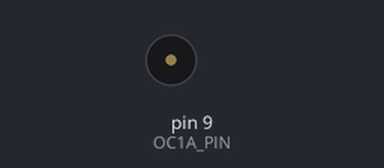
Bench run of a program on a simulated Arduino Nano, built with avr-gcc and run on an emulated ATmega328P. Parts: buzzer (waves = sounding). What the program prints to the serial monitor is not drawn.

Above: at 0.1 s.
Timing chart, 0 to 16.5 s (numbered marks = the images above):
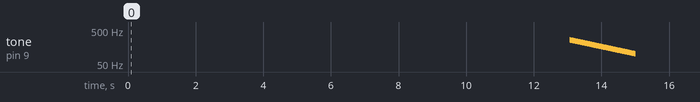

Measured:
- by itself, tone on pin 9 (OC1A_PIN): plays 257 Hz for 0.02 s, 254 Hz for 0.02 s, 252 Hz for 0.02 s, 250 Hz for 0.01 s, 249 Hz for 0.02 s, 247 Hz for 0.01 s … (153 notes in this stretch)

The program:

main.cpp
```cpp
#include <Arduino.h>
#include <Timer1SignalGenerator.h>
#include <Waveform.h>

Timer1SignalGenerator digitalSignalGen{}; // Operates on OC1A (pin 9)

unsigned long lastSend = 0;
unsigned long sendInterval = 500;

void setup() {
  Serial.begin(9600);

  digitalSignalGen.initialize();

  //digitalSignalGen.outputSquareWave(1000000);
  //digitalSignalGen.outputPulseWave(8267, .1);

  ///digitalSignalGen.linearSweep(100, 150000, 15);
  digitalSignalGen.logSweep(150000, 100, 15);
}

void loop() {
  digitalSignalGen.tick();

  if (millis() - lastSend >= sendInterval) {
    Serial.println(digitalSignalGen.getOutputFrequency());
    Serial.println(digitalSignalGen.getOutputDutycycle());
    Serial.println(toString(digitalSignalGen.getOutputWaveForm()));
    lastSend = millis();
  }
}
```

Timer1SignalGenerator.h
```cpp
#include <Arduino.h>
#include <Waveform.h>
#pragma once

/**
 * Models a signal generator that manipulates timer1 (OC1A) to create digital signals
 */
class Timer1SignalGenerator {
    DigitalWaveForm outputWaveForm = DigitalWaveForm::None;
    FrequencyMode frequencyMode = FrequencyMode::Constant;
    uint16_t timer1Prescale = 0;

    float sweepStartFrequency;
    float sweepEndFrequency;
    float sweepDuration;
    uint32_t sweepStartTime_us;
    uint32_t sweepLastUpdate_us;

    public:
    static constexpr uint8_t OC1A_PIN = 9;
    static constexpr uint32_t SQUARE_UPPERBOUND_hz = 4000000;
    static constexpr float SQUARE_LOWERBOUND_hz = 0.12;
    static constexpr uint32_t PULSE_UPPERBOUND_hz = 1000000;
    static constexpr float PULSE_LOWERBOUND_hz = 0.24;
    static constexpr uint32_t TOP_UPPERBOUND = (uint32_t)1 << 16;
    static constexpr uint8_t TOP_LOWERBOUND = 2;
    static constexpr uint32_t SWEEP_UPDATE_INTERVAL_us = 50;


    void initialize();

    /* Outputs a square wave with F_out = frequency */
    void outputSquareWave(float frequency);
    /* Outputs a pulse wave with F_out = frequency and d = dutycycle */
    void outputPulseWave(float frequency, float dutycycle);
    /* Outputs a square wave linear sweep from startFrequency to endFrequency over time in seconds */
    void linearSweep(float startFrequency, float endFrequency, float time);
    /* Outputs a square wave log sweep (f(t) = f0 * e^(ln(f1/f0) * t * 1/T)) from startFrequency to endFrequency over time in seconds */
    void logSweep(float startFrequency, float endFrequency, float time);
    /* Must be called frequently when using time variable frequencies */
    void tick();
    void stop();

    inline DigitalWaveForm getOutputWaveForm() const { return outputWaveForm; };
    inline FrequencyMode getFrequencyMode() const { return frequencyMode; };
    inline float getOutputFrequency() const {
        if (timer1Prescale == 0.0) return NAN;
        return outputWaveForm == DigitalWaveForm::Square ? (float)F_CPU / ((uint32_t)2 * timer1Prescale * (1 + OCR1A)) : (float)F_CPU / ((uint32_t)timer1Prescale * (1 + ICR1)); };
    inline float getOutputDutycycle() const {
        if (outputWaveForm == DigitalWaveForm::None) return NAN;
        return outputWaveForm == DigitalWaveForm::Pulse ?  (OCR1A + 1) / (float)ICR1 : 0.5; };
    inline uint16_t getTimer1Prescale() const { return timer1Prescale; }

    private:

    inline uint16_t computeOCR1A(float frequency) const { return round(F_CPU / (2 * timer1Prescale * frequency) - 1); };
    inline uint16_t computeTOP(float frequency) const { return round(F_CPU / (timer1Prescale * frequency) - 1); };
    uint16_t getPrescaleForFrequency(float frequency, DigitalWaveForm waveform);
    bool setPrescaler(uint16_t prescale);
    bool checkAndSetPrescalerForFrequency(float frequency, DigitalWaveForm waveform);
    inline void resetTimer1() { TCCR1A = 0; TCCR1B = 0; TCNT1 = 0; OCR1A = 0; ICR1 = 0; }
    inline float getFrequencyForPrescale(uint16_t prescale, uint32_t top, DigitalWaveForm waveform) const {
        float base = (float)F_CPU / (prescale * top);
        return waveform == DigitalWaveForm::Pulse ? base : base / 2; };
    void updateSquareWaveFrequency(float frequency);
    void setupSweep(float startFrequency, float endFrequency, float duration);
    float getLinearSweepFrequency(float delta);
    float getLogSweepFrequency(float delta);
};
```

Waveform.h
```cpp
#pragma once

enum class DigitalWaveForm {
    None,
    Square,
    Pulse
};

enum class AnalogWaveForm {
    None,
    Saw,
    Triangle,
    Sine
};

enum class FrequencyMode {
    Constant,
    LinearSweep,
    LogSweep
};

constexpr uint32_t US_PER_SECOND = 1000000;

inline String toString(DigitalWaveForm waveform) {
    switch (waveform)
    {
    case DigitalWaveForm::None:
        return "None";
    case DigitalWaveForm::Square:
        return "Square";
    case DigitalWaveForm::Pulse:
        return "Pulse";
    default:
        return "Unknown";
    }
}
```

Timer1SignalGenerator.cpp
```cpp
#include <Arduino.h>
#include <Timer1SignalGenerator.h>
#include <Waveform.h>

void Timer1SignalGenerator::initialize() {
    pinMode(OC1A_PIN, OUTPUT);
    digitalWrite(OC1A_PIN, LOW);

    stop();
}

void Timer1SignalGenerator::outputSquareWave(float frequency) {
    stop();
    TCCR1A = (1 << COM1A0);
    TCCR1B = (1 << WGM12);
    outputWaveForm = DigitalWaveForm::Square;

    updateSquareWaveFrequency(frequency);
}

void Timer1SignalGenerator::updateSquareWaveFrequency(float frequency) {
    if (outputWaveForm != DigitalWaveForm::Square) return;
    if (!checkAndSetPrescalerForFrequency(frequency, DigitalWaveForm::Square)) return;

    OCR1A = computeOCR1A(frequency);
}

void Timer1SignalGenerator::outputPulseWave(float frequency, float dutycycle) {
    if (dutycycle <= 0.0 || dutycycle > 1) return;
    stop();

    TCCR1A |= ((1 << COM1A1) | (1 << WGM11));
    TCCR1B |= ((1 << WGM12) | (1 << WGM13));
    outputWaveForm = DigitalWaveForm::Pulse;

    if (!checkAndSetPrescalerForFrequency(frequency, DigitalWaveForm::Pulse)) return;

    ICR1 = computeTOP(frequency);
    OCR1A = round((ICR1 + 1) * dutycycle - 1);
}

void Timer1SignalGenerator::linearSweep(float startFrequency, float endFrequency, float time) {
    setupSweep(startFrequency, endFrequency, time);
    frequencyMode = FrequencyMode::LinearSweep;
}

void Timer1SignalGenerator::logSweep(float startFrequency, float endFrequency, float time) {
    setupSweep(startFrequency, endFrequency, time);
    frequencyMode = FrequencyMode::LogSweep;
}

void Timer1SignalGenerator::setupSweep(float startFrequency, float endFrequency, float duration) {
    outputSquareWave(startFrequency);
    if (outputWaveForm != DigitalWaveForm::Square) return;

    uint32_t now = micros();
    sweepStartFrequency = startFrequency;
    sweepEndFrequency = endFrequency;
    sweepDuration = duration;
    sweepStartTime_us = now;
    sweepLastUpdate_us = now;
}

void Timer1SignalGenerator::tick() {
    if (frequencyMode == FrequencyMode::Constant) return;

    uint32_t now = micros();
    if (now - sweepLastUpdate_us < SWEEP_UPDATE_INTERVAL_us) return;

    float delta = now - sweepStartTime_us;
    if (delta >= (sweepDuration * US_PER_SECOND)) { frequencyMode = FrequencyMode::Constant; stop(); return; }


    float nextFrequency = frequencyMode == FrequencyMode::LinearSweep ? getLinearSweepFrequency(delta) : getLogSweepFrequency(delta);

    updateSquareWaveFrequency(nextFrequency);
    sweepLastUpdate_us = now;

}

float Timer1SignalGenerator::getLinearSweepFrequency(float delta) {
    float nextFrequency = (sweepEndFrequency - sweepStartFrequency) / (sweepDuration);
    nextFrequency *= delta;
    nextFrequency /= US_PER_SECOND;
    nextFrequency += sweepStartFrequency;
    return nextFrequency;
}

float Timer1SignalGenerator::getLogSweepFrequency(float delta) {
    return sweepStartFrequency * exp(log(sweepEndFrequency / sweepStartFrequency) * delta / (sweepDuration * US_PER_SECOND));
}

void Timer1SignalGenerator::stop() {
    resetTimer1();
    timer1Prescale = 0;
    outputWaveForm = DigitalWaveForm::None;
    frequencyMode = FrequencyMode::Constant;
}

bool Timer1SignalGenerator::setPrescaler(uint16_t prescale) {
    TCCR1B &= ~((1 << CS12) | (1 << CS11) | (1 << CS10));
    timer1Prescale = 0;

    switch (prescale)
    {
    case 1:
        TCCR1B |= (1 << CS10);
        break;
    case 8:
        TCCR1B |= (1 << CS11);
        break;
    case 64:
        TCCR1B |= (1 << CS11) | (1 << CS10);
        break;
    case 256:
        TCCR1B |= (1 << CS12);
        break;
    case 1024:
        TCCR1B |= (1 << CS12) | (1 << CS11) | (1 << CS10);
        break;
    default:
        return false;
        break;
    }

    timer1Prescale = prescale;
    return true;
}

bool Timer1SignalGenerator::checkAndSetPrescalerForFrequency(float frequency, DigitalWaveForm waveform) {
    uint16_t updatedPrescale = getPrescaleForFrequency(frequency, waveform);
    if (updatedPrescale == 0) {
        Serial.print("Invalid Frequency: ");
        Serial.print(frequency, 2);
        Serial.print(" for waveform: ");
        Serial.println(toString(waveform));
        stop();
        return false;
    }

    if (timer1Prescale != updatedPrescale) {
        if (!setPrescaler(updatedPrescale)) {
            Serial.print("Failed to set prescale to ");
            Serial.println(updatedPrescale);
            stop();
            return false;
        }
    }

    return true;
}

uint16_t Timer1SignalGenerator::getPrescaleForFrequency(float frequency, DigitalWaveForm waveForm) {
    if (waveForm == DigitalWaveForm::None) return 0;
    if (waveForm == DigitalWaveForm::Square && (frequency < SQUARE_LOWERBOUND_hz || frequency > SQUARE_UPPERBOUND_hz)) return 0;
    if (waveForm == DigitalWaveForm::Pulse && (frequency < PULSE_LOWERBOUND_hz || frequency > PULSE_UPPERBOUND_hz)) return 0;

    if (frequency >= getFrequencyForPrescale(1, TOP_UPPERBOUND, waveForm) && frequency <= getFrequencyForPrescale(1, TOP_LOWERBOUND, waveForm)) return 1;
    if (frequency >= getFrequencyForPrescale(8, TOP_UPPERBOUND, waveForm) && frequency <= getFrequencyForPrescale(8, TOP_LOWERBOUND, waveForm)) return 8;
    if (frequency >= getFrequencyForPrescale(64, TOP_UPPERBOUND, waveForm) && frequency <= getFrequencyForPrescale(64, TOP_LOWERBOUND, waveForm)) return 64;
    if (frequency >= getFrequencyForPrescale(256, TOP_UPPERBOUND, waveForm) && frequency <= getFrequencyForPrescale(256, TOP_LOWERBOUND, waveForm)) return 256;
    if (frequency >= getFrequencyForPrescale(1024, TOP_UPPERBOUND, waveForm) && frequency <= getFrequencyForPrescale(1024, TOP_LOWERBOUND, waveForm)) return 1024;

    return 0;
}
```
